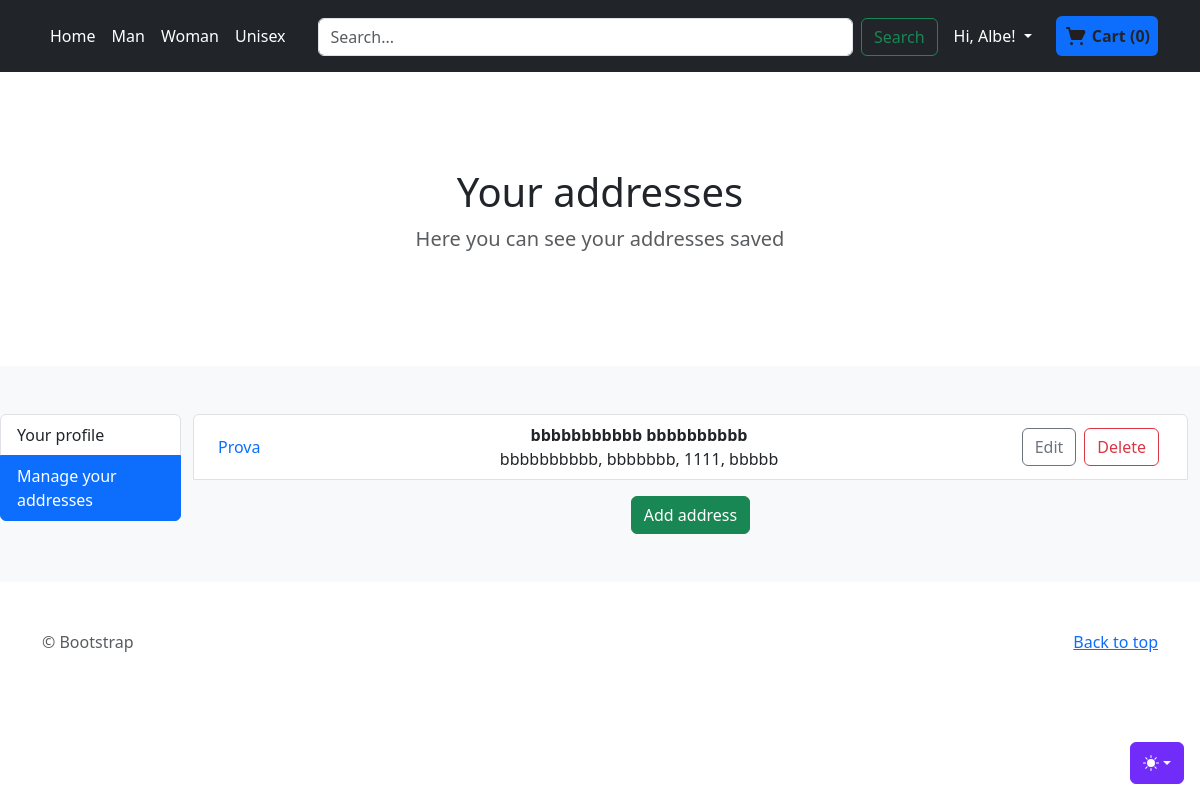
The page /accounts/profile/manage-addresses (signed in) on the database its author committed.
### accounts/models.py (models this page shows, shortened)
class CustomUser(AbstractUser):
    def __str__(self):
        return self.username

class Address(models.Model):
    user = models.ForeignKey(CustomUser, on_delete=models.CASCADE, null=True, blank=True)
    nickname = models.CharField(max_length=255, blank=True, null=False)
    first_name_recipient = models.CharField(max_length=255, blank=True, null=True)
    last_name_recipient = models.CharField(max_length=255, blank=True, null=True)
    address1 = models.CharField(max_length=255, blank=False, null=False)
    address2 = models.CharField(max_length=255, blank=True, null=True)
    country = models.CharField(max_length=255, blank=False, null=False)
    state = models.CharField(max_length=255, blank=False, null=False)
    zip = models.CharField(max_length=20, blank=False, null=False)

### accounts/views.py (the view)
# urls.py: path('profile/manage-addresses', views.manage_addresses, name='manage-addresses'),
def manage_addresses(request):
    data_response = {
        'addresses': None
    }
    if request.user.is_authenticated:
        user_id = request.user.id
        addresses = Address.objects.filter(user=user_id).all()
        data_response['addresses'] = addresses
        encrypted_addresses = []
        for address in addresses:
            encrypted_id = encode_id(address.id)
            encrypted_addresses.append({
                'address': address,
                'encrypted_id': encrypted_id
            })
        data_response['addresses'] = encrypted_addresses
    return render(request, 'accounts/manage-addresses.html',  data_response)

### accounts/templatetags/hashid_filters.py (called while the page is built)
def encode_id(id):
    return hashids.encode(id)

### order/models.py (called while the page is built)
    def total_items(self):
        return sum(item.quantity for item in self.cartitem_set.all())

    def total_price(self):
        total = 0
        for item in self.cartitem_set.all():
            total += item.quantity * item.product.price
        return total

### order/views.py (called while the page is built, shortened)
def get_or_create_cart(request):
    if request.user.is_authenticated:
        cart, created = Cart.objects.get_or_create(user=request.user)
    return cart

def get_cart_products(cart):
    cart_items = CartItem.objects.filter(cart=cart).select_related('product')
    cart_products = [
        {
            'product_id': item.product.id,
            'name': item.product.title,
            'price': item.product.price,
            'quantity': item.quantity,
            'size': item.product.size.size_name,
            'color': item.product.color.color_name
        } for item in cart_items
    ]
    return cart_products

def cart_info(request):
    cart = get_or_create_cart(request)
    data_response = {
        'cart_products': get_cart_products(cart),
        'total_items': cart.total_items(),
        'total_price': cart.total_price()
    }
    return data_response

### templates/accounts/manage-addresses.html (shortened to what this page needs)
{% extends 'accounts/profile.html' %}
{% load static %}
{% block section_title %}Your addresses{% endblock section_title %}
{% block section_par %}Here you can see your addresses saved{% endblock section_par %}
{% block content %}
{% if user.is_authenticated %}
    {% if addresses %}
        <ul class="list-group">
        {% for address in addresses %}
            <li class="list-group-item">
                <div class="d-flex justify-content-between px-2 align-content-center align-items-center flex-wrap overflow-hidden">
                    <div class="d-flex text-primary">
                        {{ address.address.nickname }}
                    </div>
                    <div class="d-flex flex-column">
                    <span class="fw-bold text-center">{{ address.address.first_name_recipient }} {{ address.address.last_name_recipient }}</span>
                      <span class="">
                      {{ address.address.address1 }}, {% if address.address.address2 %}{{ address.address.address2 }},{% endif %}
                      {{ address.address.state }}, {{ address.address.zip }}, {{ address.address.country }}</span>
                    </div>
                    <div class="d-flex justify-content-between">
                        <a class="btn btn-outline-secondary mx-1" href="{% url 'accounts:edit-address' address.encrypted_id %}" role="button">Edit</a>
                            <button type="button" class="btn btn-outline-danger mx-1" data-bs-toggle="modal" data-bs-target="#exampleModal">Delete</button>
                    </div>
                </div>
            </li>
        {% endfor %}
        </ul>
    {% else %}
        <div class="text-center text-warning">
        There are no addresses saved
        </div>
    {% endif %}
    <div class="d-flex justify-content-center mt-3">
        <a class="btn btn-success mx-1" href="{% url 'accounts:add-address' %}" role="button">Add address</a>
    </div>
{% else %}
    You are not logged in.
{% endif %}
{% endblock content %}

### templates/store/index.html (shortened to what this page needs)
{% load static %}
<!doctype html>
<html lang="en" data-bs-theme="auto">
  <head><script src="{% static 'assets/js/color-modes.js' %}"></script>
    <link rel="stylesheet" href="https://cdn.jsdelivr.net/npm/@docsearch/css@3">
<link href="{%  static 'assets/dist/css/bootstrap.min.css' %}" rel="stylesheet">
<link href="{%  static 'assets/dist/css/store.css' %}" rel="stylesheet">
  </head>
  <body>
    <div class="dropdown position-fixed bottom-0 end-0 mb-3 me-3 bd-mode-toggle">
      <button class="btn btn-bd-primary py-2 dropdown-toggle d-flex align-items-center"
              id="bd-theme"
              type="button"
              aria-expanded="false"
              data-bs-toggle="dropdown"
              aria-label="Toggle theme (auto)">
        <svg class="bi my-1 theme-icon-active" width="1em" height="1em"><use href="#circle-half"></use></svg>
      </button>
    </div>
  <header class="p-3 text-bg-dark">
    <div class="container">
      <div class="d-flex flex-wrap align-items-center justify-content-between">
        <ul class="nav col-12 col-lg-auto mb-2 justify-content-center mb-md-0">
            <li><a href="{% url 'store:home' %}" class="nav-link px-2 text-white">Home</a></li>
            <li><a href="{% url 'store:gender-store' 'Male' %}" class="nav-link px-2 text-white">Man</a></li>
            <li><a href="{% url 'store:gender-store' 'Female' %}" class="nav-link px-2 text-white">Woman</a></li>
            <li><a href="{% url 'store:gender-store' 'Unisex' %}" class="nav-link px-2 text-white">Unisex</a></li>
        </ul>
        <form method="GET" action="{% url 'store:search' %}" class="m-auto col-lg-auto mb-3 mb-lg-0 me-lg-3 flex-grow-1 mx-4" role="search">
            <div class="d-flex">
                <input class="form-control me-2" type="search" placeholder="Search..." aria-label="Search" name="searched">
                <button class="btn btn-outline-success" type="submit">Search</button>
            </div>
        </form>
      <div class="m-auto d-flex justify-content-between align-items-center">
          {% if user.is_authenticated %}
            <div class="dropdown text-end me-4">
          <a href="#" class="d-block link-body-emphasis text-decoration-none dropdown-toggle text-white" data-bs-toggle="dropdown" aria-expanded="false">
              {% if user.first_name %}
                Hi, {{ user.first_name }}!
              {% else %}
                Hi, {{ user.username }}!
              {% endif %}
          </a>
        </div>
          {% endif %}
<div class="d-flex justify-content-center align-items-center rounded bg-primary p-2">
    <a href="{% url 'order:cart-overview' %}" class="d-flex justify-content-center text-decoration-none align-items-center" style="width: 100%; height: 100%;">
        <span class="ml-1 fw-bold text-dark" id="cart-total">
            Cart ({{ total_items }})
        </span>
    </a>
</div>
      </div>
      </div>
    </div>
  </header>
<main>
    {% block categories %}
      <section class="py-5 text-center container">
            <div class="row py-lg-5">
          <div class="col-lg-6 col-md-8 mx-auto">
            <h1 class="fw-light">{% block section_title %}Latest arrivals{% endblock section_title %}</h1>
            <p class="lead text-body-secondary">{% block section_par %}Choose a category to start shopping{% endblock section_par %}</p>
          </div>
        </div>
      </section>
    {% endblock categories %}
  <div class="album py-5 bg-body-tertiary">
  <div class="d-flex">
      {% block main_space %}{% endblock main_space %}
        <div class="container">
            {% block content %}{% endblock content %}
        </div>
  </div>
  </div>
</main>
<footer class="text-body-secondary py-5">
  <div class="container">
    <p class="float-end mb-1">
      <a href="#">Back to top</a>
    </p>
    <p class="mb-1"> &copy; Bootstrap</p>
  </div>
</footer>
    </body>
</html>

### templates/store/index.html (style rules this page uses)
.bi { vertical-align: -.125em; fill: currentColor; }
.btn-bd-primary { --bd-violet-bg: #712cf9; --bd-violet-rgb: 112.520718, 44.062154, 249.437846; --bs-btn-font-weight: 600; --bs-btn-color: var(--bs-white); --bs-btn-bg: var(--bd-violet-bg); --bs-btn-border-color: var(--bd-violet-bg); --bs-btn-hover-color: var(--bs-white); --bs-btn-hover-bg: #6528e0; --bs-btn-hover-border-color: #6528e0; --bs-btn-focus-shadow-rgb: var(--bd-violet-rgb); --bs-btn-active-color: var(--bs-btn-hover-color); --bs-btn-active-bg: #5a23c8; --bs-btn-active-border-color: #5a23c8; }
.bd-mode-toggle { z-index: 1500; }

### rows shown on the page
CustomUser: first_name "Albe"
Address: address.nickname "Prova", address.first_name_recipient "bbbbbbbbbbb", address.last_name_recipient "bbbbbbbbbb", address.address1 "bbbbbbbbbb", address.state "bbbbbbb", address.zip "1111", address.country "bbbbb"

### other values the page prints
{{ total_items }} "0"
